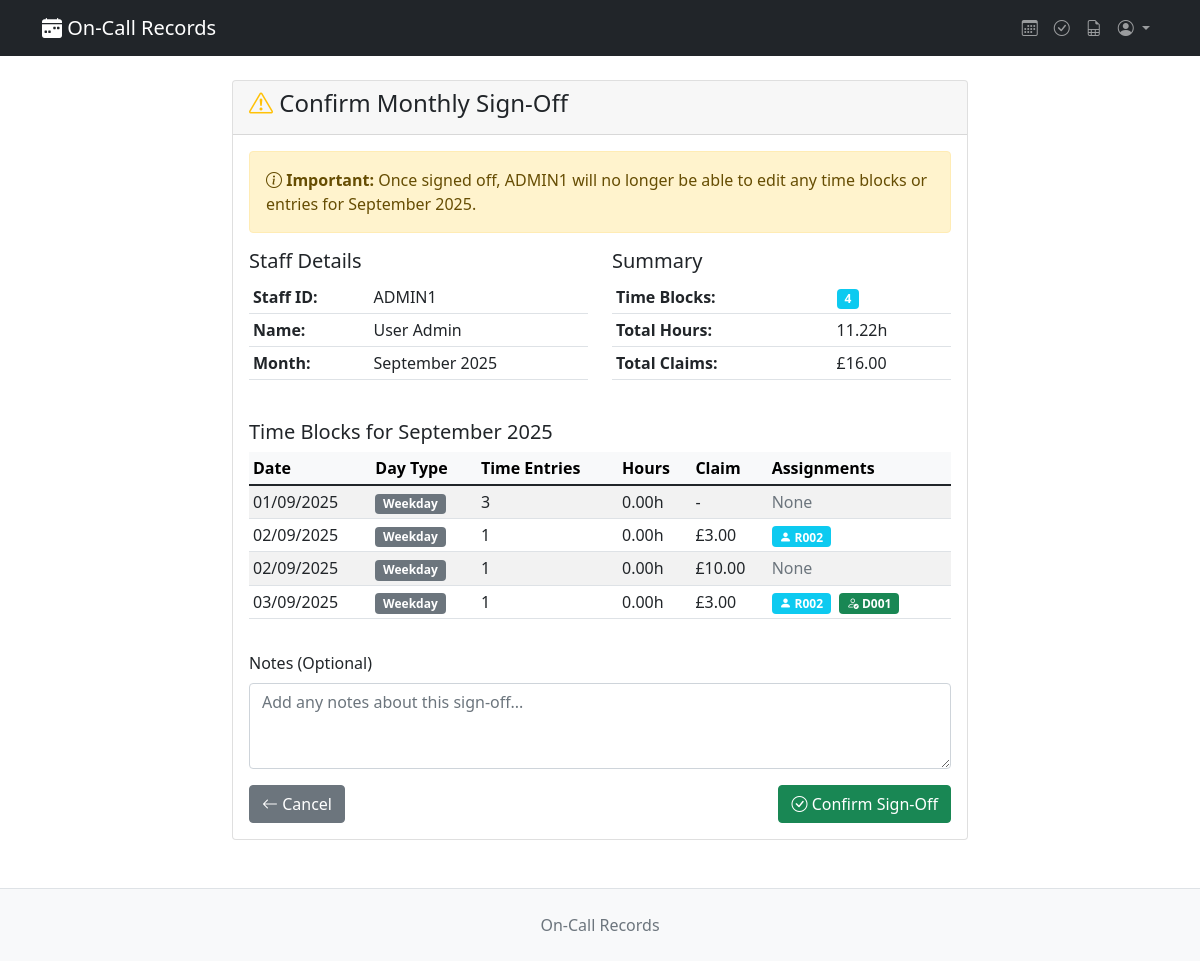
Screenshot of /signoff/2/2025/9/ (signed in) with the database file from the repository.
### records/models.py (models this page shows, shortened)
class OnCallStaff(models.Model):
    assignment_id = models.CharField(max_length=50, unique=True)
    user = models.OneToOneField(User, on_delete=models.CASCADE)

class TimeBlock(models.Model):
    ONCALL_TYPE_CHOICES = [
        ('normal', 'Normal'),
        ('nhsp', 'NHSP'),
    ]
    staff = models.ForeignKey(OnCallStaff, on_delete=models.CASCADE)
    date = models.DateField()
    day_type = models.ForeignKey(
        DayType, on_delete=models.CASCADE, null=True, blank=True
    )
    oncall_type = models.CharField(
        max_length=20,
        choices=ONCALL_TYPE_CHOICES,
        default='normal',
        help_text="Type of on-call duty"
    )
    claim = models.DecimalField(
        max_digits=5,
        decimal_places=2,
        null=True,
        blank=True,
        help_text="Total claim hours for this block",
    )
    created = models.DateTimeField(default=timezone.now)
    last_modified = models.DateTimeField(auto_now=True)
    class Meta:
        pass

class DayType(models.Model):
    BOOTSTRAP_COLORS = [
        ("primary", "Primary (Blue)"),
        ("secondary", "Secondary (Gray)"),
        ("success", "Success (Green)"),
        ("danger", "Danger (Red)"),
        ("warning", "Warning (Yellow)"),
        ("info", "Info (Cyan)"),
        ("light", "Light"),
        ("dark", "Dark"),
    ]
    name = models.CharField(max_length=50, unique=True)
    color = models.CharField(max_length=20, choices=BOOTSTRAP_COLORS, default="info")

class Assignment(models.Model):
    ENTITY_TYPES = [
        ("donor", "Donor"),
        ("recipient", "Recipient"),
        ("lab_task", "Lab Task"),
    ]
    timeblock = models.ForeignKey(
        TimeBlock, on_delete=models.CASCADE, related_name="assignments"
    )
    entity_type = models.CharField(max_length=20, choices=ENTITY_TYPES)
    entity_id = models.CharField(max_length=50, help_text="ID of the assigned entity")
    notes = models.TextField(
        blank=True, help_text="Notes about this assignment during this time block"
    )
    color = models.CharField(
        max_length=20,
        default="primary",
        help_text="Bootstrap color for the assignment badge",
    )
    icon = models.CharField(
        max_length=50, default="bi-person-fill", help_text="Bootstrap icon class"
    )
    created = models.DateTimeField(default=timezone.now)
    class Meta:
        unique_together = ["timeblock", "entity_type", "entity_id"]
        verbose_name = "Assignment"
        verbose_name_plural = "Assignments"
    def get_assignment_type_config(self):
        return ASSIGNMENT_TYPE_CONFIG.get(self.entity_type, {})
    @property
    def display_color(self):
        config = self.get_assignment_type_config()
        return config.get("color", self.color)
    @property
    def display_icon(self):
        config = self.get_assignment_type_config()
        return config.get("icon", self.icon)

### records/views.py (the view, shortened to what this page needs)
# urls.py: path('signoff/<int:staff_id>/<int:year>/<int:month>/', views.signoff_month, name='signoff_month'),
@require_staff_permission
def signoff_month(request, staff_id, year, month):
    staff = get_object_or_404(OnCallStaff, id=staff_id)
    if MonthlySignOff.is_month_signed_off(staff, year, month):
        messages.warning(request, f'Month {month}/{year} for {staff.assignment_id} is already signed off.')
        return redirect('signoff_management')
    current_month_start, next_month_start = get_month_date_range(year, month)
    time_blocks = TimeBlock.objects.filter(
        staff=staff,
        date__gte=current_month_start,
        date__lt=next_month_start
    )
    if not time_blocks.exists():
        messages.error(request, f'No time blocks found for {staff.assignment_id} in {month}/{year}.')
        return redirect('signoff_management')
    time_blocks_with_totals = time_blocks.prefetch_related('time_entries')
    total_hours = sum(
        sum(entry.hours for entry in tb.time_entries.all())
        for tb in time_blocks_with_totals
    )
    total_claims = sum(tb.claim for tb in time_blocks if tb.claim)
    from calendar import month_name
    context = {
        'staff': staff,
        'year': year,
        'month': month,
        'month_name': month_name[month],
        'time_blocks': time_blocks,
        'time_blocks_count': time_blocks.count(),
        'total_hours': total_hours,
        'total_claims': total_claims,
    }
    return render(request, 'records/signoff_confirm.html', context)

### records/models.py (called while the page is built)
    @classmethod
    def is_month_signed_off(cls, staff, year, month):
        return cls.objects.filter(staff=staff, year=year, month=month).exists()

    @property
    def hours(self):
        start = datetime.combine(self.timeblock.date, self.time_started)
        end = datetime.combine(self.timeblock.date, self.time_ended)
        if self.time_ended <= self.time_started:
            end += timedelta(days=1)
        duration = end - start
        return round(duration.total_seconds() / 3600, 2)

### records/utils/date_helpers.py (called while the page is built)
def get_month_date_range(year, month):
    try:
        start_date = date(year, month, 1)
        if month == 12:
            end_date = date(year + 1, 1, 1)
        else:
            end_date = date(year, month + 1, 1)
        return start_date, end_date
    except ValueError:
        today = timezone.now().date()
        return get_month_date_range(today.year, today.month)

### records/templates/records/signoff_confirm.html (shortened to what this page needs)
{% extends 'records/base.html' %}
{% block content %}
<div class="row justify-content-center">
    <div class="col-md-8">
        <div class="card">
            <div class="card-header">
                <h4><i class="bi bi-exclamation-triangle text-warning"></i> Confirm Monthly Sign-Off</h4>
            </div>
            <div class="card-body">
                <div class="alert alert-warning">
                    <i class="bi bi-info-circle"></i>
                    <strong>Important:</strong> Once signed off, {{ staff.assignment_id }} will no longer be able to edit any time blocks or entries for {{ month_name }} {{ year }}.
                </div>
                <div class="row mb-4">
                    <div class="col-md-6">
                        <h5>Staff Details</h5>
                        <table class="table table-sm">
                            <tr>
                                <td><strong>Staff ID:</strong></td>
                                <td>{{ staff.assignment_id }}</td>
                            </tr>
                            <tr>
                                <td><strong>Name:</strong></td>
                                <td>{{ staff.user.get_full_name }}</td>
                            </tr>
                            <tr>
                                <td><strong>Month:</strong></td>
                                <td>{{ month_name }} {{ year }}</td>
                            </tr>
                        </table>
                    </div>
                    <div class="col-md-6">
                        <h5>Summary</h5>
                        <table class="table table-sm">
                            <tr>
                                <td><strong>Time Blocks:</strong></td>
                                <td><span class="badge bg-info">{{ time_blocks_count }}</span></td>
                            </tr>
                            <tr>
                                <td><strong>Total Hours:</strong></td>
                                <td>{{ total_hours|floatformat:2 }}h</td>
                            </tr>
                            <tr>
                                <td><strong>Total Claims:</strong></td>
                                <td>£{{ total_claims|floatformat:2 }}</td>
                            </tr>
                        </table>
                    </div>
                </div>
                <div class="mb-3">
                    <h5>Time Blocks for {{ month_name }} {{ year }}</h5>
                    <div class="table-responsive">
                        <table class="table table-sm table-striped">
                            <thead class="table-light">
                                <tr>
                                    <th>Date</th>
                                    <th>Day Type</th>
                                    <th>Time Entries</th>
                                    <th>Hours</th>
                                    <th>Claim</th>
                                    <th>Assignments</th>
                                </tr>
                            </thead>
                            <tbody>
                                {% for tb in time_blocks %}
                                <tr>
                                    <td>{{ tb.date|date:"d/m/Y" }}</td>
                                    <td>
                                        <span class="badge bg-{{ tb.day_type.color }}">{{ tb.day_type.name }}</span>
                                    </td>
                                    <td>{{ tb.time_entries.count }}</td>
                                    <td>
                                        {% with total_hours=0 %}
                                        {{ total_hours|floatformat:2 }}h
                                        {% endwith %}
                                    </td>
                                    <td>
                                        {% if tb.claim %}£{{ tb.claim|floatformat:2 }}{% else %}-{% endif %}
                                    </td>
                                    <td>
                                        {% if tb.assignments.count > 0 %}
                                            {% for assignment in tb.assignments.all %}
                                                <span class="badge bg-{{ assignment.display_color }} me-1">
                                                    <i class="{{ assignment.display_icon }}"></i> {{ assignment.entity_id }}
                                                </span>
                                            {% endfor %}
                                        {% else %}
                                            <span class="text-muted">None</span>
                                        {% endif %}
                                    </td>
                                </tr>
                                {% endfor %}
                            </tbody>
                        </table>
                    </div>
                </div>
                <form method="post">
                    <div class="mb-3">
                        <label for="notes" class="form-label">Notes (Optional)</label>
                        <textarea name="notes" id="notes" class="form-control" rows="3"
                                  placeholder="Add any notes about this sign-off..."></textarea>
                    </div>
                    <div class="d-flex justify-content-between">
                        <a href="{% url 'signoff_management' %}?month={{ month }}&year={{ year }}" class="btn btn-secondary">
                            <i class="bi bi-arrow-left"></i> Cancel
                        </a>
                        <button type="submit" class="btn btn-success">
                            <i class="bi bi-check-circle"></i> Confirm Sign-Off
                        </button>
                    </div>
                </form>
            </div>
        </div>
    </div>
</div>
{% endblock %}

### rows the page displays
OnCallStaff: assignment_id "ADMIN1", user.get_full_name "User Admin"
TimeBlock: date "01/09/2025", day_type.name "Weekday", time_entries.count "3", total_hours "0.00", shows "None"
TimeBlock: date "02/09/2025", day_type.name "Weekday", time_entries.count "1", total_hours "0.00", claim "3.00"
Assignment: entity_id "R002"
TimeBlock: date "02/09/2025", day_type.name "Weekday", time_entries.count "1", total_hours "0.00", claim "10.00", shows "None"
TimeBlock: date "03/09/2025", day_type.name "Weekday", time_entries.count "1", total_hours "0.00", claim "3.00"
Assignment: entity_id "R002"
Assignment: entity_id "D001"

### other values shown
{{ month_name }} "September"
{{ year }} "2025"
{{ time_blocks_count }} "4"
{{ total_hours|floatformat:2 }} "11.22"
{{ total_claims|floatformat:2 }} "16.00"
